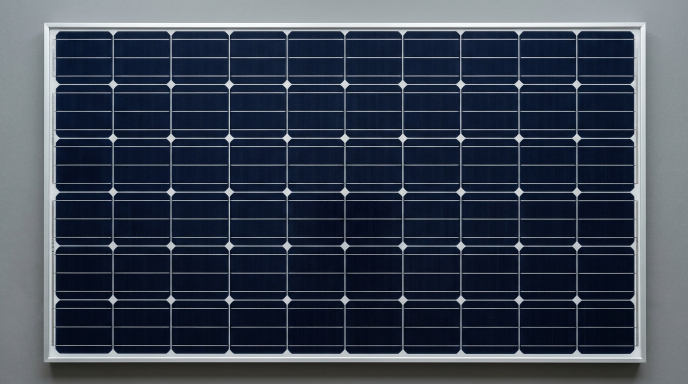
#> input picture SolarGuard/data/clean_reference.jpg, 1376 x 768 px (shown at 1/2 size)
$ python -i panel_detector.py   (imports and definitions only)
#> lines starting #> are read from the running program, lines starting #| are printed output that depends on the picture; after the words box and inside, x2 and y2 are one past the last pixel; in counts of white or black regions, pixels touching at a corner belong together
#> further down, picture is the input picture: shape (768, 1376, 3); mean B, G, R 80.5, 66.1, 57.3
"""Multi-solar-panel detection, perspective rectification, and stable ID tracking."""

from __future__ import annotations

from dataclasses import dataclass
from typing import Any, List, Optional, Protocol, Tuple

try:
    import cv2
    import numpy as np

    CV2_AVAILABLE = True
except ImportError:  # pragma: no cover
    cv2 = None  # type: ignore
    np = None  # type: ignore
    CV2_AVAILABLE = False


@dataclass
class DetectedPanel:
    """Represents a single localized solar panel inside a camera frame."""

    panel_id: int
    bbox: Tuple[int, int, int, int]  # (x, y, w, h)
    polygon: List[Tuple[int, int]]    # 4 corner points [(x,y), ...]
    confidence: float
    warped_bgr: Any = None
    partially_visible: bool = False
    detection_method: str = "OPENCV_CONTOUR"


class BasePanelDetector(Protocol):
    """Protocol allowing future drop-in replacement with YOLO/ONNX object detectors."""

    def detect_panels(self, frame_bgr: Any) -> List[DetectedPanel]:
        ...


def order_quad_points(pts: Any) -> Any:
    """Order 4 polygon points consistently: top-left, top-right, bottom-right, bottom-left."""
    rect = np.zeros((4, 2), dtype="float32")
    s = pts.sum(axis=1)
    rect[0] = pts[np.argmin(s)]
    rect[2] = pts[np.argmax(s)]
    diff = np.diff(pts, axis=1)
    rect[1] = pts[np.argmin(diff)]
    rect[3] = pts[np.argmax(diff)]
    return rect


# [16 lines left out: function compute_iou, not called in this run]


class ContourPanelDetector:
    """
    OpenCV contour + geometric filtering + perspective correction solar panel detector.

    Identifies dark navy/blue/charcoal photovoltaic modules separated from lighter
    rooftop, ground, or bench backgrounds, rectifies perspective skew, handles partially
    visible edge panels, and removes overlapping duplicate detections.
    """

    def __init__(
        self,
        min_area_ratio: float = 0.035,
        max_area_ratio: float = 0.92,
        min_aspect_ratio: float = 0.35,
        max_aspect_ratio: float = 3.2,
        warp_width: int = 320,
        warp_height: int = 240,
    ) -> None:
        self.min_area_ratio = min_area_ratio
        self.max_area_ratio = max_area_ratio
        self.min_aspect_ratio = min_aspect_ratio
        self.max_aspect_ratio = max_aspect_ratio
        self.warp_width = warp_width
        self.warp_height = warp_height

    def detect_panels(self, frame_bgr: Any) -> List[DetectedPanel]:
        if frame_bgr is None:
            return []
        if not CV2_AVAILABLE:
            raise RuntimeError("OpenCV and NumPy are required for ContourPanelDetector.")

        h_img, w_img = frame_bgr.shape[:2]
#> h_img = 768; w_img = 1376
        frame_area = float(h_img * w_img)
#> frame_area = 1056768
        if frame_area <= 0:
            return []

        hsv = cv2.cvtColor(frame_bgr, cv2.COLOR_BGR2HSV)
#> hsv: shape (768, 1376, 3); mean H, S, V 103.6, 131.3, 80.8
        gray = cv2.cvtColor(frame_bgr, cv2.COLOR_BGR2GRAY)

        # Cue 1: Dark/blue PV cell regions (low-to-medium value, distinct from bright backgrounds)
        dark_mask = cv2.inRange(hsv, (0, 0, 10), (180, 255, 130))
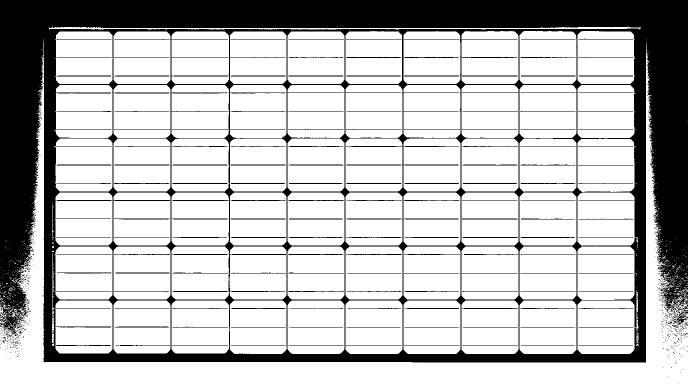
#> dark_mask: shape (768, 1376) (shown at 1/2 size); 74.6% white; 764 black regions (594 under 20 px), largest, box (x1, y1, x2, y2) and area: (0, 0, 1376, 725) 241961, (1346, 620, 1376, 651) 322, (924, 151, 1035, 153) 222
        # Cue 2: Strong aluminum frame / cell grid edges
        blurred = cv2.GaussianBlur(gray, (5, 5), 0)
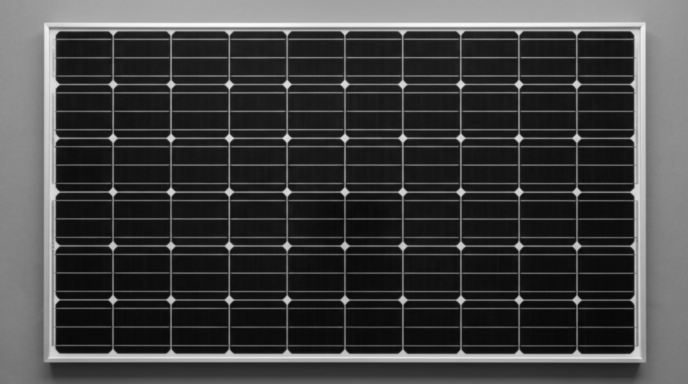
#> blurred: shape (768, 1376) (shown at 1/2 size); min 7, max 250, mean 65.1
        edges = cv2.Canny(blurred, 45, 135)
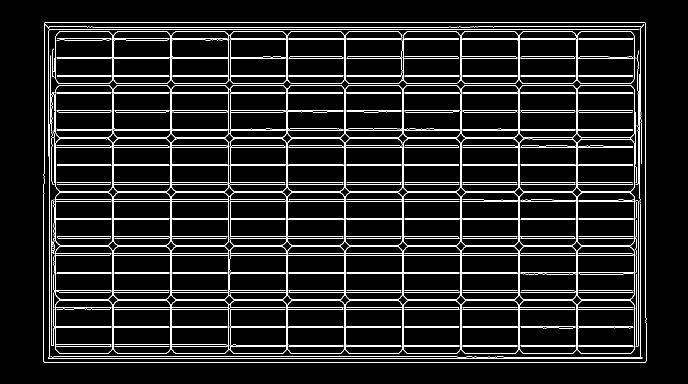
#> edges: shape (768, 1376) (shown at 1/2 size); 7.4% white in thin lines or dots, all inside (x1, y1, x2, y2) = (87, 44, 1293, 726)
        edges_dilated = cv2.dilate(edges, cv2.getStructuringElement(cv2.MORPH_RECT, (5, 5)), iterations=1)
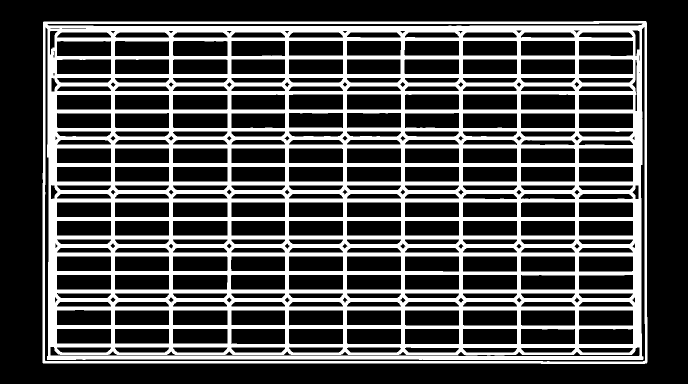
#> edges_dilated: shape (768, 1376) (shown at 1/2 size); 29.8% white; 1 white region, box (x1, y1, x2, y2) and area: (85, 42, 1295, 728) 315052

        combined = cv2.bitwise_or(dark_mask, edges_dilated)
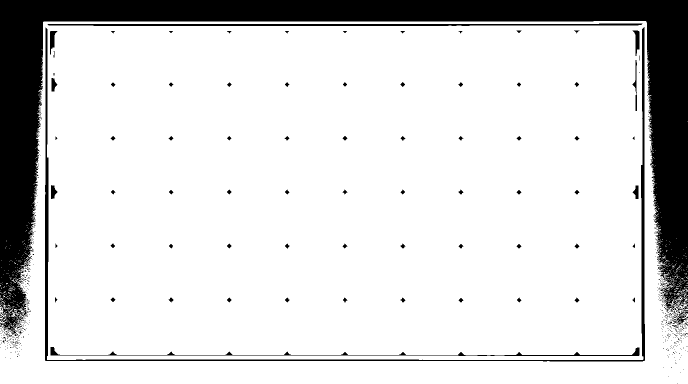
#> combined: shape (768, 1376) (shown at 1/2 size); 84.7% white; 612 black regions (540 under 20 px), largest, box (x1, y1, x2, y2) and area: (0, 0, 1376, 672) 138737, (90, 54, 1290, 723) 10513, (95, 47, 1285, 52) 4379
        kernel = cv2.getStructuringElement(cv2.MORPH_RECT, (7, 7))
        closed = cv2.morphologyEx(combined, cv2.MORPH_CLOSE, kernel, iterations=2)
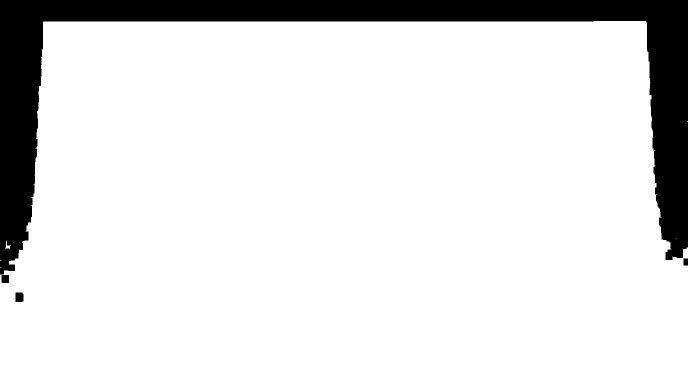
#> closed: shape (768, 1376) (shown at 1/2 size); 88% white; 4 black regions, box (x1, y1, x2, y2) and area: (0, 0, 1376, 549) 125639, (31, 585, 47, 604) 296, (3, 550, 18, 566) 238, (1367, 517, 1376, 531) 126
        opened = cv2.morphologyEx(closed, cv2.MORPH_OPEN, cv2.getStructuringElement(cv2.MORPH_RECT, (5, 5)))
#> opened: shape (768, 1376); 88% white; 3 black regions

        contours, _ = cv2.findContours(opened, cv2.RETR_EXTERNAL, cv2.CHAIN_APPROX_SIMPLE)
#> contours = 2 contours; box (x1, y1, x2, y2) and area: (0, 42, 1376, 768) 928476, (12, 491, 20, 497) 35
        candidates: List[DetectedPanel] = []

        for cnt in contours:
            area = cv2.contourArea(cnt)
            ratio = area / frame_area
            if ratio < self.min_area_ratio or ratio > self.max_area_ratio:
                continue

            x, y, w, h = cv2.boundingRect(cnt)
            if w < 32 or h < 32:
                continue
            aspect = float(w) / float(h)
            if aspect < self.min_aspect_ratio or aspect > self.max_aspect_ratio:
                continue

            # Approximate quadrilateral for perspective rectification
            peri = cv2.arcLength(cnt, True)
            approx = cv2.approxPolyDP(cnt, 0.03 * peri, True)
            if len(approx) == 4:
                quad = order_quad_points(approx.reshape(4, 2).astype("float32"))
                confidence = min(0.96, 0.78 + 0.18 * (area / max(1.0, w * h)))
            else:
                rect = cv2.minAreaRect(cnt)
                box = cv2.boxPoints(rect)
                quad = order_quad_points(box.astype("float32"))
                confidence = min(0.88, 0.65 + 0.20 * (area / max(1.0, w * h)))

            dst = np.array(
                [
                    [0, 0],
                    [self.warp_width - 1, 0],
                    [self.warp_width - 1, self.warp_height - 1],
                    [0, self.warp_height - 1],
                ],
                dtype="float32",
            )
            matrix = cv2.getPerspectiveTransform(quad, dst)
            warped = cv2.warpPerspective(frame_bgr, matrix, (self.warp_width, self.warp_height))

            edge_margin = 4
            partial = (
                x <= edge_margin
                or y <= edge_margin
                or (x + w) >= (w_img - edge_margin)
                or (y + h) >= (h_img - edge_margin)
            )

            polygon = [(int(pt[0]), int(pt[1])) for pt in quad]
            candidates.append(
                DetectedPanel(
                    panel_id=0,
                    bbox=(x, y, w, h),
                    polygon=polygon,
                    confidence=round(float(confidence), 2),
                    warped_bgr=warped,
                    partially_visible=partial,
                    detection_method="OPENCV_CONTOUR",
                )
            )
#> this loop made 2 passes
#> (area, ratio, x, y, w, h, aspect, peri) on pass 2: (928476.5, 0.879, 0, 42, 1376, 726, 1.9, 4363.5)
#> (cnt, area, ratio) on pass 1: ([[12, 491], [12, 496], [19, 496], [19, 491]], 35, 3.31e-05)
#> pass 2, in detect_panels, `warped = cv2.warpPerspective(frame_bgr, matrix, (self.warp_width, self..`:
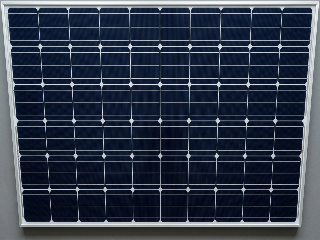
#> warped: shape (240, 320, 3); mean B, G, R 73.1, 56.9, 47.8
#> after the loop, candidates = 1 item

        # Deduplicate overlapping boxes (NMS-like suppression)
        candidates.sort(key=lambda p: p.bbox[2] * p.bbox[3], reverse=True)
        filtered: List[DetectedPanel] = []
        for cand in candidates:
            if any(compute_iou(cand.bbox, kept.bbox) > 0.45 for kept in filtered):
                continue
            filtered.append(cand)
#> this loop made 1 pass
#> after the loop, filtered = 1 item

        # Sort left-to-right, top-to-bottom for deterministic initial IDs
        filtered.sort(key=lambda p: (p.bbox[1] // 80, p.bbox[0]))
        for idx, panel in enumerate(filtered, start=1):
            panel.panel_id = idx
#> this loop made 1 pass
#> (idx, panel.panel_id) on pass 1: (1, 1)

        return filtered


class PanelTracker:
    """
    Maintains stable Panel IDs across consecutive camera frames using IoU + centroid matching.
    """

    # [5 lines left out: function __init__, not called in this run]

    def reset(self) -> None:
        self._next_id = 1
        self._tracks.clear()

    # [54 lines left out: function update, not called in this run]

>>> import cv2
>>> picture = cv2.imread('../data/clean_reference.jpg')
>>> result = ContourPanelDetector().detect_panels(picture)
#> result = 1 item

$ run again, on SolarGuard/data/sample_dusty.jpg
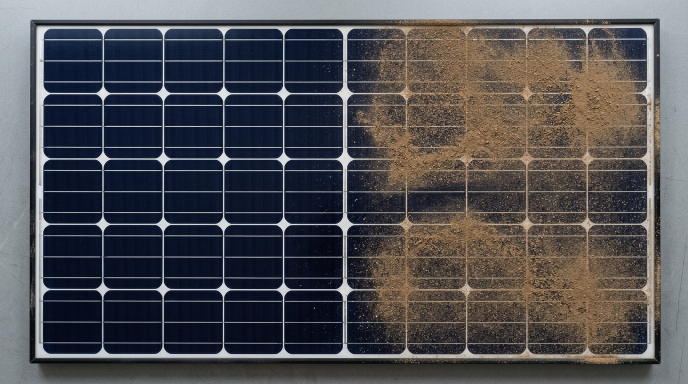
#> input picture SolarGuard/data/sample_dusty.jpg, 1376 x 768 px (shown at 1/2 size)
#> picture is the input picture: shape (768, 1376, 3); mean B, G, R 82.1, 78.5, 79.5
#> hsv: shape (768, 1376, 3); mean H, S, V 75.9, 96.8, 92.6
#> in detect_panels, `dark_mask = cv2.inRange(hsv, (0, 0, 10), (180, 255, 130))`:
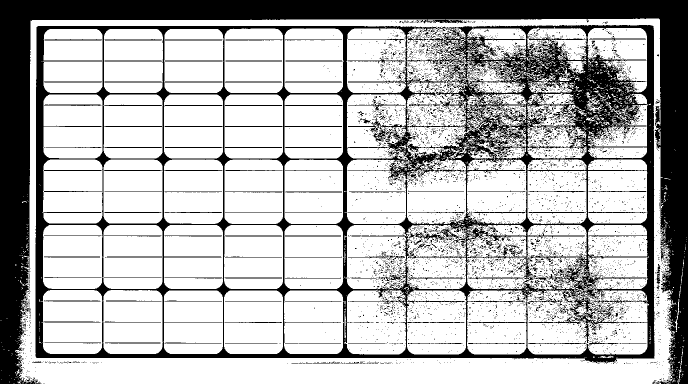
#> dark_mask: shape (768, 1376) (shown at 1/2 size); 71.8% white; 6547 black regions (6321 under 20 px), largest, box (x1, y1, x2, y2) and area: (71, 50, 1309, 728) 130650, (0, 0, 1376, 768) 129524, (829, 464, 891, 485) 351
#> edges: shape (768, 1376); 11.4% white in thin lines or dots, all inside (x1, y1, x2, y2) = (58, 37, 1322, 730)
#> edges_dilated: shape (768, 1376); 44.7% white; 42 white regions, largest, box (x1, y1, x2, y2) and area: (56, 35, 1324, 732) 468786, (950, 389, 971, 410) 283, (1259, 356, 1276, 377) 259
#> combined: shape (768, 1376); 84.9% white; 1748 black regions (1627 under 20 px), largest, box (x1, y1, x2, y2) and area: (0, 0, 1376, 768) 123265, (73, 54, 832, 714) 6741, (1145, 125, 1273, 217) 4232
#> closed: shape (768, 1376); 89.1% white; 5 black regions, box (x1, y1, x2, y2) and area: (0, 0, 1376, 768) 114311, (1359, 732, 1376, 768) 424, (1347, 695, 1364, 714) 306, (1344, 584, 1358, 600) 220, (75, 180, 88, 194) 182
#> opened: shape (768, 1376); 89% white; 2 black regions
#> contours = 3 contours; box (x1, y1, x2, y2) and area: (18, 35, 1367, 768) 938851, (1369, 474, 1376, 507) 124, (0, 684, 4, 694) 27
#> the loop in detect_panels, `for cnt in contours:` made 3 passes
#> (area, ratio, x, y, w, h, aspect, peri) on pass 3: (938851, 0.888, 18, 35, 1349, 733, 1.84, 4349.4)
#> pass 3, in detect_panels, `warped = cv2.warpPerspective(frame_bgr, matrix, (self.warp_width, self..`:
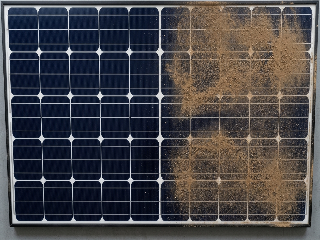
#> warped: shape (240, 320, 3); mean B, G, R 71.8, 68.5, 70.4
#> after the loop in detect_panels, `for cnt in contours:`: candidates = 1 item
#> the loop in detect_panels, `for cand in candidates:` made 1 pass
#> the loop in detect_panels, `for idx, panel in enumerate(filtered, start=1):` made 1 pass
#> (idx, panel.panel_id) on pass 1: (1, 1)

$ run again, on SolarGuard/data/sample_multipanel.jpg
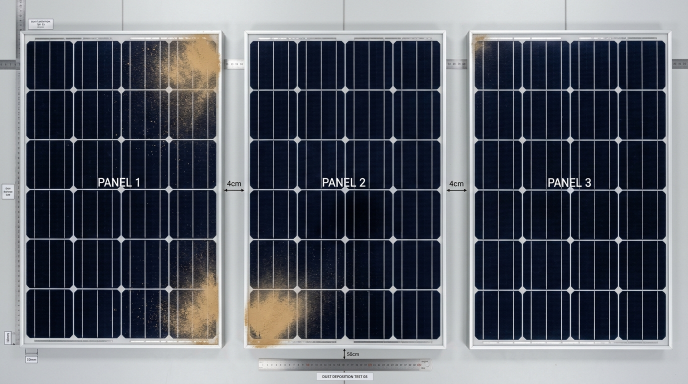
#> input picture SolarGuard/data/sample_multipanel.jpg, 1376 x 768 px (shown at 1/2 size)
#> picture is the input picture: shape (768, 1376, 3); mean B, G, R 103.6, 94.3, 90
#> hsv: shape (768, 1376, 3); mean H, S, V 103.5, 108.3, 105.6
#> in detect_panels, `dark_mask = cv2.inRange(hsv, (0, 0, 10), (180, 255, 130))`:
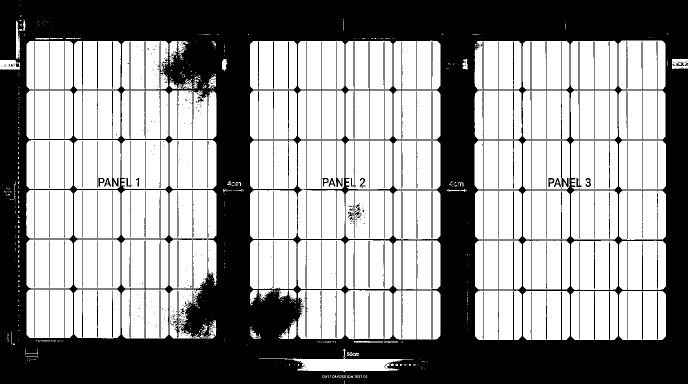
#> dark_mask: shape (768, 1376) (shown at 1/2 size); 57.8% white; 549 black regions (403 under 20 px), largest, box (x1, y1, x2, y2) and area: (0, 0, 1376, 768) 427484, (1108, 282, 1137, 377) 408, (224, 282, 237, 374) 214
#> edges: shape (768, 1376); 8.8% white in thin lines or dots
#> edges_dilated: shape (768, 1376); 36.5% white; 17 white regions, largest, box (x1, y1, x2, y2) and area: (0, 0, 1376, 768) 384215, (394, 217, 410, 229) 147, (299, 239, 313, 248) 105
#> combined: shape (768, 1376); 74.3% white; 434 black regions (291 under 20 px), largest, box (x1, y1, x2, y2) and area: (0, 70, 685, 768) 70863, (693, 140, 1376, 768) 69827, (48, 0, 684, 117) 38368
#> closed: shape (768, 1376); 76.8% white; 13 black regions, largest, box (x1, y1, x2, y2) and area: (721, 140, 1376, 768) 68527, (0, 384, 685, 768) 53323, (54, 0, 684, 116) 37716
#> opened: shape (768, 1376); 76.8% white; 13 black regions
#> contours = 1 contour; box (x1, y1, x2, y2) and area: (0, 0, 1376, 768) 833848
#> the loop in detect_panels, `for cnt in contours:` made 1 pass
#> (area, ratio, x, y, w, h, aspect, peri) on pass 1: (833848, 0.789, 0, 0, 1376, 768, 1.79, 6844.8)
#> pass 1, in detect_panels, `warped = cv2.warpPerspective(frame_bgr, matrix, (self.warp_width, self..`:
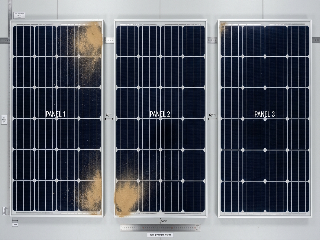
#> warped: shape (240, 320, 3); mean B, G, R 106.2, 97, 92.7
#> after the loop in detect_panels, `for cnt in contours:`: candidates = 1 item
#> the loop in detect_panels, `for cand in candidates:` made 1 pass
#> the loop in detect_panels, `for idx, panel in enumerate(filtered, start=1):` made 1 pass
#> (idx, panel.panel_id) on pass 1: (1, 1)
